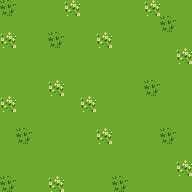

The image is a tile-based game level rendered from a .tmx file. Its description and source (layers, tilesets, objects; grid data summarised) follow:
An orthogonal 12x12 tile map with 16x16 px tiles, 1 tile layer (map), 3 tilesets and 31 objects (house).

<map version="1.0" orientation="orthogonal" renderorder="right-down" width="12" height="12" tilewidth="16" tileheight="16" nextobjectid="77">
 <tileset firstgid="1" name="basictiles_2" tilewidth="16" tileheight="16" tilecount="120" columns="8">
  <image source="../../assets/tileset/basictiles_2.png" width="128" height="240" />
 </tileset>
 <tileset firstgid="121" name="characters_1" tilewidth="16" tileheight="16" tilecount="96" columns="12">
  <image source="../../assets/tileset/characters_1.png" width="192" height="128" />
  <tile id="62">
   <animation>
    <frame tileid="72" duration="80" />
    <frame tileid="73" duration="80" />
    <frame tileid="74" duration="80" />
   </animation>
  </tile>
 </tileset>
 <tileset firstgid="217" name="things_0" tilewidth="16" tileheight="16" tilecount="96" columns="12">
  <image source="../../assets/tileset/things_0.png" width="192" height="128" />
 </tileset>
 <layer name="map" width="12" height="12">
  <data>[144 cells, 144 non-empty, 3 distinct tile ids]</data>
 </layer>
 <objectgroup name="objectsTerrain">
  <object id="1" gid="11" x="128" y="112" width="16" height="16" />
  <object id="2" gid="11" x="64" y="112" width="16" height="16" />
  <object id="3" gid="11" x="96" y="112" width="16" height="16" />
  <object id="5" gid="11" x="160" y="112" width="16" height="16" />
  <object id="6" gid="11" x="112" y="112" width="16" height="16" />
  <object id="7" gid="11" x="144" y="112" width="16" height="16" />
  <object id="8" gid="11" x="176" y="112" width="16" height="16" />
  <object id="9" gid="11" x="80" y="112" width="16" height="16" />
 </objectgroup>
 <objectgroup name="objectsGame">
  <object id="13" name="house" gid="49" x="64" y="112" width="16" height="16" rotation="-89.4588" />
  <object id="48" gid="78" x="144" y="144" width="16" height="16" />
  <object id="49" gid="78" x="80" y="176" width="16" height="16" />
  <object id="50" gid="78" x="32" y="80" width="16" height="16" />
  <object id="51" gid="78" x="16" y="48" width="16" height="16" />
  <object id="52" gid="78" x="176" y="160" width="16" height="16" />
  <object id="53" gid="78" x="176" y="48" width="16" height="16" />
  <object id="54" gid="77" x="32" y="192" width="16" height="16" />
  <object id="55" gid="77" x="80" y="32" width="16" height="16" />
  <object id="56" gid="77" x="0" y="144" width="16" height="16" />
  <object id="57" gid="77" x="176" y="80" width="16" height="16" />
  <object id="58" gid="21" x="112" y="80" width="16" height="16" />
  <object id="59" gid="21" x="160" y="192" width="16" height="16" />
  <object id="60" gid="21" x="16" y="16" width="16" height="16" />
  <object id="64" gid="13" x="160" y="48" width="16" height="16" />
  <object id="65" gid="13" x="160" y="176" width="16" height="16" />
  <object id="66" gid="13" x="144" y="160" width="16" height="16" />
  <object id="67" gid="13" x="160" y="160" width="16" height="16" />
  <object id="68" gid="13" x="176" y="192" width="16" height="16" />
  <object id="69" gid="13" x="80" y="80" width="16" height="16" />
  <object id="73" gid="183" x="80" y="112" width="16" height="16" />
  <object id="74" gid="183" x="112" y="112" width="16" height="16" />
  <object id="75" gid="183" x="144" y="112" width="16" height="16" />
 </objectgroup>
 <objectgroup name="objectsPLAYERTOOLS" />
 <objectgroup name="characters" />
</map>
